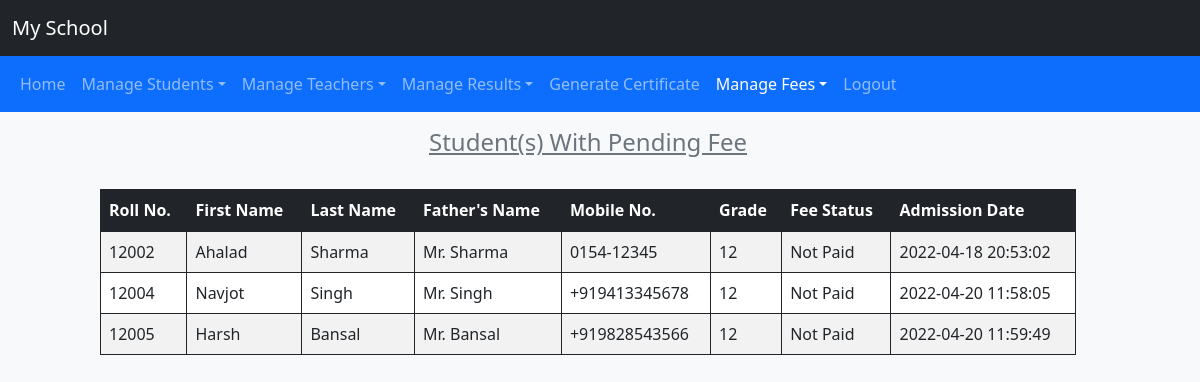
The page /pages/fee_pending.php (signed in) on the database its author committed.
### tables this page shows
CREATE TABLE `fee_status` (
  `student_roll_no` int NOT NULL,
  `status` varchar(10) NOT NULL DEFAULT 'Not Paid'
);

CREATE TABLE `students` (
  `roll_no` int NOT NULL,
  `fname` varchar(20) NOT NULL,
  `lname` varchar(20) NOT NULL,
  `mother_name` varchar(30) NOT NULL,
  `father_name` varchar(30) NOT NULL,
  `dob` date NOT NULL,
  `gender` char(1) NOT NULL,
  `category` varchar(5) NOT NULL,
  `mobile` varchar(13) NOT NULL,
  `grade` int NOT NULL,
  `status` int NOT NULL,
  `address` varchar(200) NOT NULL,
  `date_created` timestamp NOT NULL DEFAULT CURRENT_TIMESTAMP
);

### pages/fee_pending.php (the view, shortened to what this page needs)
<!DOCTYPE html>
<html lang="en">
<head>
    <link href="https://cdn.jsdelivr.net/npm/bootstrap@5.1.3/dist/css/bootstrap.min.css" rel="stylesheet">
</head>
<body class="bg-light">
    <div class="container-fluid" style="padding: 0;">
        <nav class="navbar navbar-expand navbar-dark bg-dark">
            <div class="container-fluid">
                <span class="navbar-brand mb-0">My School</span>
            </div>
        </nav>
        <nav class="navbar navbar-expand-lg navbar-dark bg-primary">
            <div class="container-fluid">
                <div class="collapse navbar-collapse">
                    <ul class="navbar-nav">
                        <li class="nav-item">
                            <a href="./dashboard.php" class="nav-link">Home</a>
                        </li>
                        <li class="nav-item dropdown">
                            <a href="#" class="nav-link dropdown-toggle" role="button" id="studentDropdown" data-bs-toggle="dropdown" aria-expanded="false">Manage Students</a>
                        </li>
                        <li class="nav-item dropdown">
                            <a href="#" class="nav-link dropdown-toggle" role="button" id="teacherDropdown" data-bs-toggle="dropdown" aria-expanded="false">Manage Teachers</a>
                        </li>
                        <li class="nav-item dropdown">
                            <a href="#" class="nav-link dropdown-toggle" role="button" id="resultDropdown" data-bs-toggle="dropdown" aria-expanded="false">Manage Results</a>
                        </li>
                        <li class="nav-item">
                            <a href="./certificate.php" class="nav-link">Generate Certificate</a>
                        </li>
                        <li class="nav-item dropdown">
                        <a href="#" class="nav-link active dropdown-toggle" role="button" id="feeDropdown" data-bs-toggle="dropdown" aria-expanded="fakse">Manage Fees</a>
                        </li>
                        <li class="nav-item">
                            <a href="./logout.php" class="nav-link">Logout</a>
                        </li>
                    </ul>
                </div>
            </div>
        </nav>
        <div class="row justify-content-center" style="max-width: 100%;">
            <div class="col-10">
                <h4 class="text-center text-secondary my-3" style="text-decoration: underline;">Student(s) With Pending Fee</h4>
                <div class="table-responsive">
                <table class="table bg-white table-striped align-middle table-bordered border border-dark rounded mt-3">
                    <thead class="bg-dark text-white">
                    <tr>
                        <th scope="col">Roll No.</th>
                        <th scope="col">First Name</th>
                        <th scope="col">Last Name</th>
                        <th scope="col">Father's Name</th>
                        <th scope="col">Mobile No.</th>
                        <th scope="col">Grade</th>
                        <th scope="col">Fee Status</th>
                        <th scope="col">Admission Date</th>
                    </tr>
                    </thead>
                    <tbody>
<?php
    require_once "../config/config.php";
    $query = "SELECT * FROM `students` INNER JOIN `fee_status` ON `students`.`roll_no` = `fee_status`.`student_roll_no` WHERE `fee_status`.`status` = 'Not Paid';";
    $result = mysqli_query($con, $query);
    if( !is_bool($result) )
    {
        if( mysqli_num_rows($result) > 0 )
        {
            while($row = mysqli_fetch_assoc($result))
            { ?>
                <tr>
                    <td><?= $row['roll_no']; ?></td>
                    <td><?= $row['fname']; ?></td>
                    <td><?= $row['lname']; ?></td>
                    <td><?= $row['father_name']; ?></td>
                    <td><?= $row['mobile']; ?></td>
                    <td><?= $row['grade']; ?></td>
                    <td><?= $row['status']; ?></td>
                    <td><?= $row['date_created']; ?></td>
                </tr>
        <?php
            }
        }
    }
?>
                </tbody>
                </table>
                </div>
            </div>
        </div>
    </div>
</body>
</html>

### pages/fee_pending.php (style rules this page uses)
body > .container-fluid { position: relative; min-height: 100vh; }

### rows shown on the page
fee_status: student_roll_no.roll_no "12002", student_roll_no.fname "Ahalad", student_roll_no.lname "Sharma", student_roll_no.father_name "Mr. Sharma", student_roll_no.mobile "0154-12345", student_roll_no.grade "12", status "Not Paid", student_roll_no.date_created "2022-04-18 20:53:02"
fee_status: student_roll_no.roll_no "12004", student_roll_no.fname "Navjot", student_roll_no.lname "Singh", student_roll_no.father_name "Mr. Singh", student_roll_no.mobile "+919413345678", student_roll_no.grade "12", status "Not Paid", student_roll_no.date_created "2022-04-20 11:58:05"
fee_status: student_roll_no.roll_no "12005", student_roll_no.fname "Harsh", student_roll_no.lname "Bansal", student_roll_no.father_name "Mr. Bansal", student_roll_no.mobile "+919828543566", student_roll_no.grade "12", status "Not Paid", student_roll_no.date_created "2022-04-20 11:59:49"
